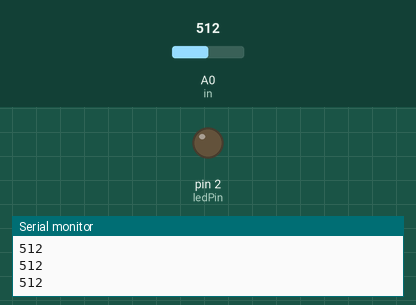
The sketch below on a simulated Arduino Uno, built with avr-gcc and run on an emulated ATmega328P. On the bench: output pins drawn as LEDs (lit = HIGH), the last lines printed to the serial monitor. The inputs (shaded band) are chosen by the test bench; at power-on: A0 (in) = 512.

Above: at 1.2 s.
1.3 s: A0 (in) set to 215
2.8 s: A0 (in) set to 192
At 4.0 s:
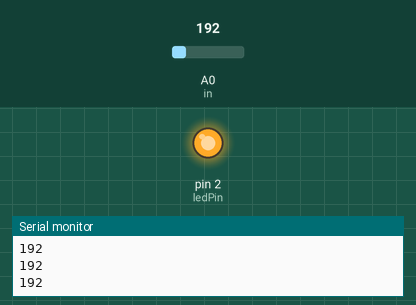
4.3 s: A0 (in) set to 210
At 5.3 s:
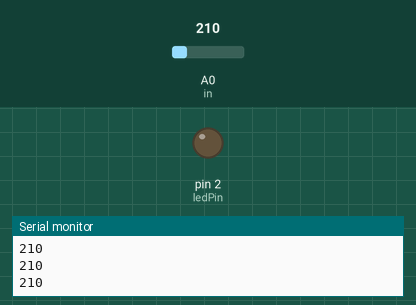
5.8 s: A0 (in) set to 190
At 6.5 s:
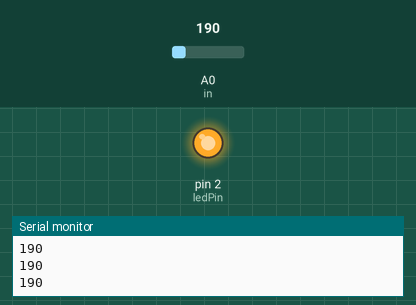
Timing chart, 0 to 8.3 s (numbered marks = the images above; inputs shaded):
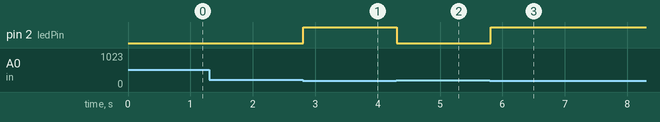

The sketch:

ldr.ino
```cpp
int in = 0, val;
int ledPin = 2;

void setup(){
   Serial.begin(9600);
   pinMode(ledPin, OUTPUT);
}

void loop(){
  val = analogRead(in);
  Serial.println(val);
  if(val <= 200){
    digitalWrite(ledPin, HIGH);
  }
  else{
    digitalWrite(ledPin, LOW);
  }
}
```

Measured:
- the behaviour switches between 201 and 200 on A0 (in) (found by bisection; images 0 and 1)
- after the input at 2.8 s, pin 2 (ledPin): LOW → HIGH at once
- after the input at 4.3 s, pin 2 (ledPin): HIGH → LOW at once
- after the input at 5.8 s, pin 2 (ledPin): LOW → HIGH at once
